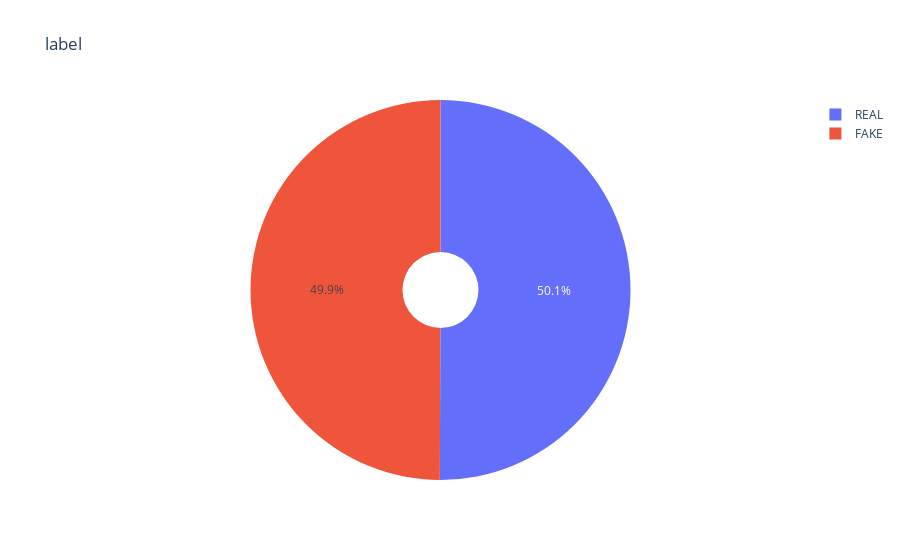

Notebook source saved alongside this figure:
### Code cell
# visualization
import plotly.express as ex

ex.pie(df, names='label', title="label", hole=0.20).show()

### Figure 1 — Plotly figure (JSON) as saved in the notebook; plotly's stock layout.template omitted (floating-point values rounded to 4 significant figures; data arrays with more than 128 entries replaced by an {"elided": "..."} marker saying what was removed)
{"data": [{"domain": {"x": [0, 1], "y": [0, 1]}, "hole": 0.2, "hovertemplate": "label=%{label}<extra></extra>", "labels": {"elided": "6335 str values"}, "legendgroup": "", "name": "", "showlegend": true, "type": "pie"}], "layout": {"legend": {"tracegroupgap": 0}, "title": {"text": "label"}}}
